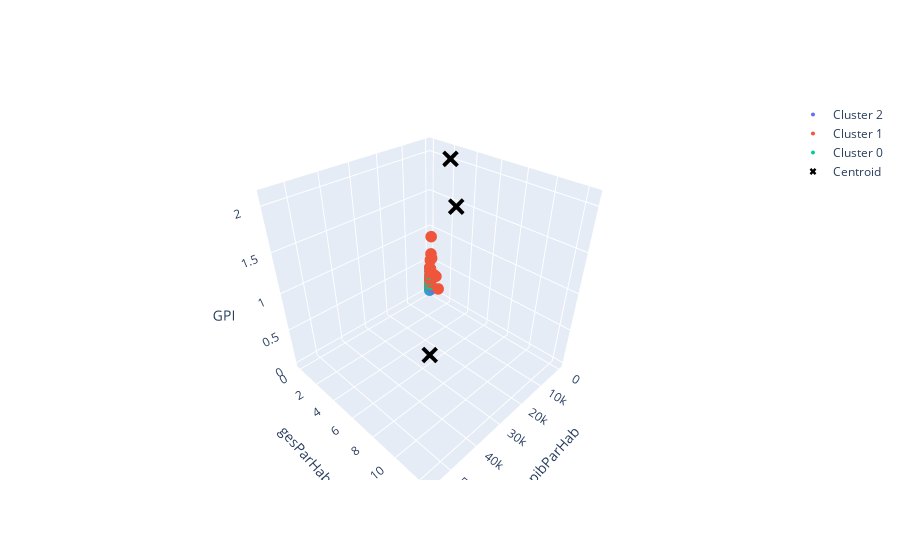

The cell this chart's notebook holds for it:
### Code cell
# Créer une figure
fig = go.Figure()

# Ajouter les points pour chaque cluster
for cluster in df['cluster'].unique():
    cluster_df = df[df['cluster'] == cluster]
    fig.add_trace(go.Scatter3d(x=cluster_df['pibParHab'],
                               y=cluster_df['co2'],
                               z=cluster_df['gesParHab'],
                               mode='markers+text',
                               marker=dict(size=4),
                               name=f'Cluster {cluster}'))
    
# Ajouter les centroïdes
fig.add_trace(go.Scatter3d(x=centroids['pibParHab'],
                           y=centroids['gesParHab'],
                           z=centroids['gpi'],
                           mode='markers',
                           marker=dict(size=6, color='black', symbol='x'),
                           name='Centroid'))

# Mettre à jour les axes
fig.update_scenes(xaxis_title='pibParHab',
                  yaxis_title='gesParHab',
                  zaxis_title='GPI')

# Afficher la figure
fig.show()
